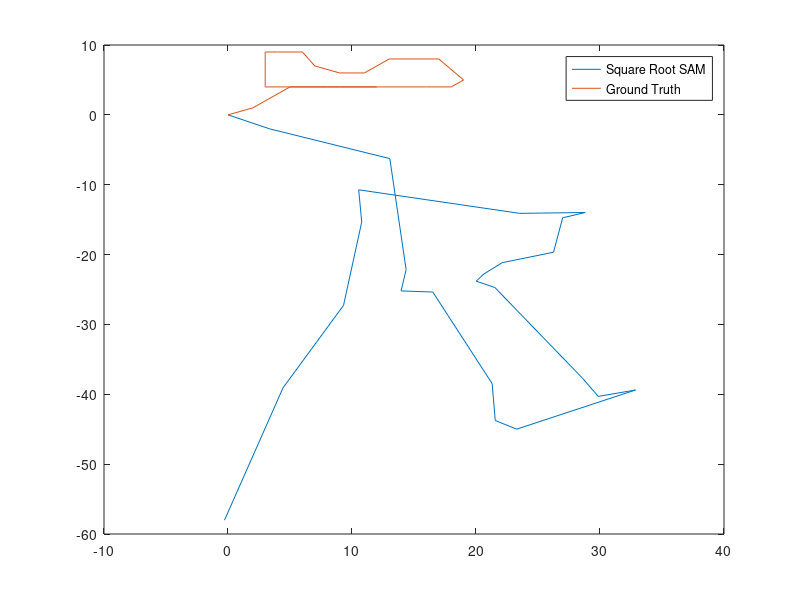

This chart was generated by the following MATLAB code:
clear; close all;

%needs prediction

gt_raw = [0,0,0, 2,1,0.4 ,5,4,0.7 ,8,4,0.8 ,9,4,0.5, 12,4,0.2, 16,4,0.1, 18,4,0.05, 19,5,0.3, 17,8,0.9, 15,8,1.5, 13,8,1.9, 11,6,2.8, 10,6,3.2, 9,6,3.9, 7,7,3.2, 6,9,2.5, 4,9,3.2, 3,9,3.1, 3,7,3.9, 3,4,4.7, 5,4,5.6, 8,4,6.1, 9,4,0, 12,4,0.1];

x_raw = [-3.43424e-05
  0.00022157
    -1.01279
     3.36764
    -2.00775
    -2.57039
     13.0496
    -6.26096
    -4.40497
     14.3635
    -22.1502
    -2.92957
     13.9577
    -25.2036
    -1.19881
     16.5178
    -25.3626
    -1.76277
     21.3016
    -38.4701
    -2.86825
     21.5531
    -43.7505
    -3.76807
     23.2778
    -44.9926
    -4.43734
     32.8692
    -39.3844
    -2.56252
     29.8577
    -40.3043
    -1.52223
     28.6128
    -37.7461
     -1.2685
     21.5235
    -24.7165
   -0.175443
     20.0163
    -23.8054
    -1.62783
     20.6377
    -22.7747
    -1.20958
      22.105
    -21.1641
    -3.50476
     26.2509
    -19.6664
     -3.8882
      26.989
    -14.7359
    -2.12704
     28.8083
    -13.9752
   -0.216408
     23.5338
    -14.1017
    0.735311
     10.5395
    -10.7284
   -0.184493
     10.7839
    -15.3427
     0.39307
     9.31623
    -27.2722
    0.807915
     4.43869
    -39.0683
    -6.30485
   -0.281898
    -58.0168
    -6.39009
     15.8353
    -9.37641
     11.7538
    -23.7429
     17.9899
    -36.3996
     28.9262
    -18.6619
     21.3522
    -23.2602
     27.8427
    -37.6122];

numLandmarks = 6;
N = (length(x_raw) - numLandmarks*2)/3;

gt_x = zeros(N,1);
gt_y = zeros(N,1);
gt_theta = zeros(N,1);

x = zeros(N,1);
y = zeros(N,1);
theta = zeros(N,1);

pred_x = zeros(N,1);
pred_y = zeros(N,1);
pred_theta = zeros(N,1);

for i = 1:N
    x(i) = x_raw(i*3 - 2);
    y(i) = x_raw(i*3 - 1);
    theta(i) = x_raw(i*3);
    
    gt_x(i) = gt_raw(i*3 - 2);
    gt_y(i) = gt_raw(i*3 - 1);
    gt_theta(i) = gt_raw(i*3);
end

plot(x,y);
hold on;
plot(gt_x,gt_y);
legend('Square Root SAM','Ground Truth');